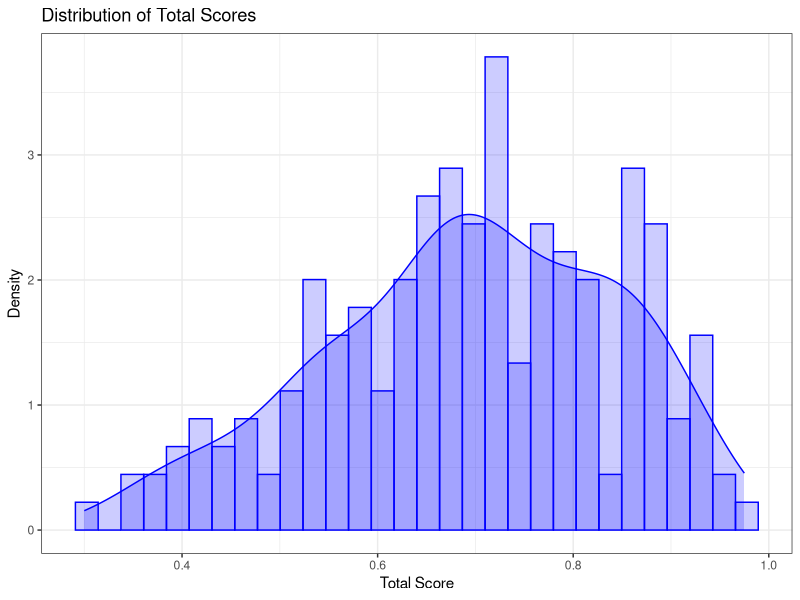
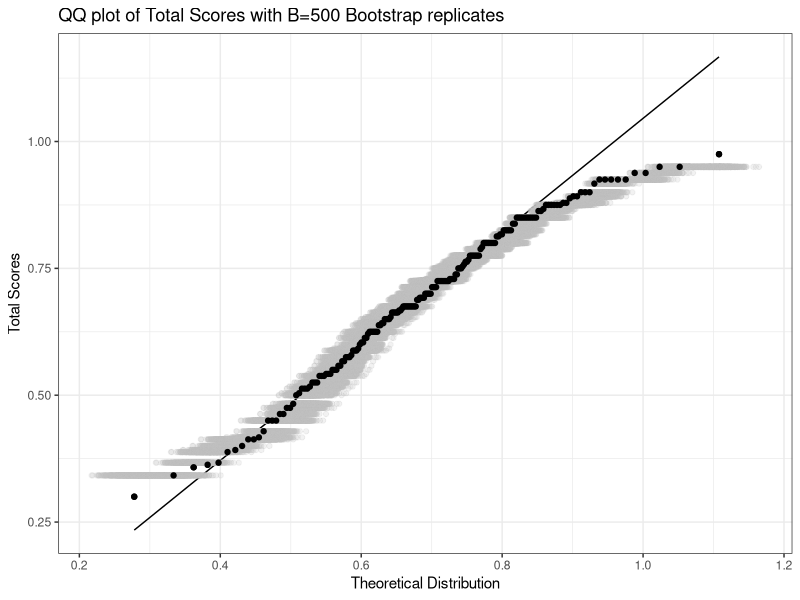
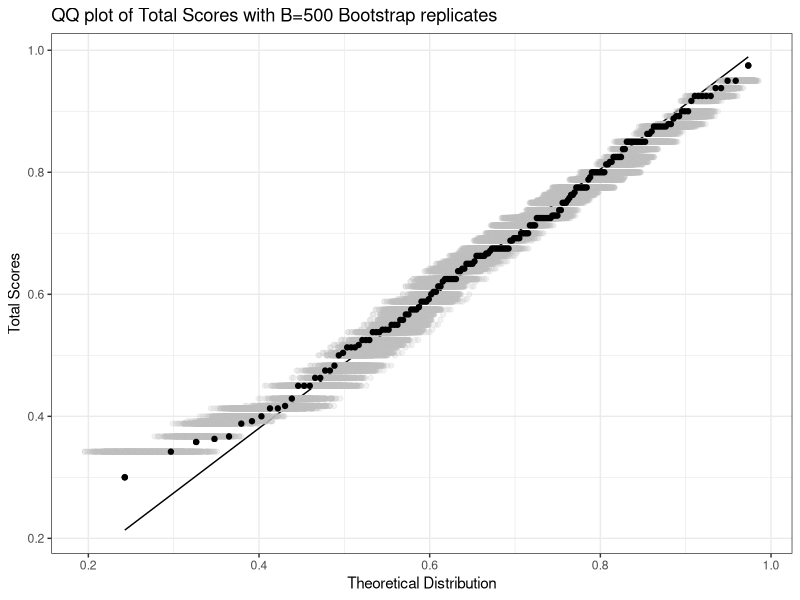
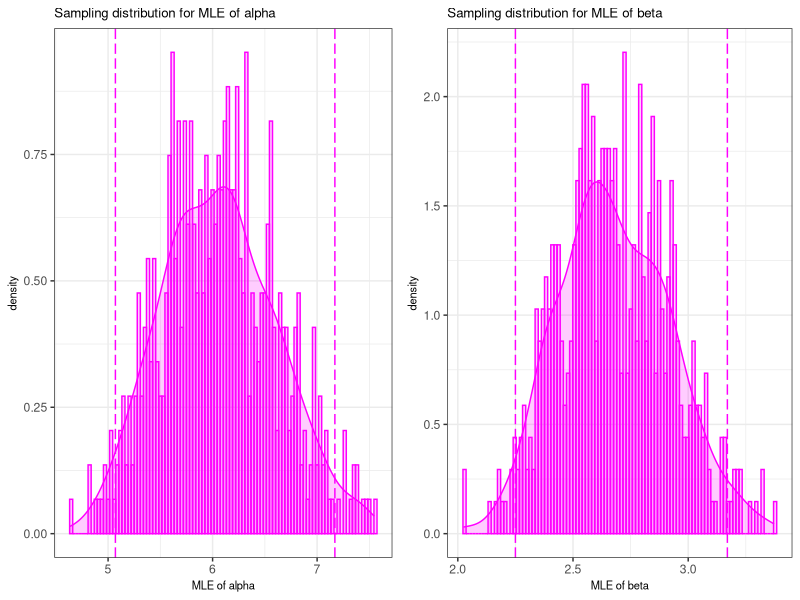

Write the R code that produced these figures, in order.
## ---- chunk 1
knitr::opts_chunk$set(
  echo = TRUE,
  eval = TRUE,
  warning = FALSE,
  message = FALSE,
  error = FALSE,
  tidy.opts = list(width.cutoff = 60),
  tidy = TRUE
)
## ---- chunk 2
library(broom)
library(gridExtra)
library(kableExtra)
library(MASS)
library(tidyverse)
grades <- read_csv("data/GradesData.csv")
## ---- chunk 3
grades <- grades %>%
  filter(Total != 0)
## ---- chunk 4
dist <- grades %>%
  ggplot(aes(x = Total, y = after_stat(density))) +
  geom_histogram(colour = "blue",
                 fill = "blue",
                 alpha = 0.2) +
  geom_density(colour = "blue",
               fill = "blue",
               alpha = 0.2) +
  ggtitle("Distribution of Total Scores") +
  xlab("Total Score") +
  ylab("Density") +
  theme_bw()

dist
## ---- chunk 5
fit_norm <- fitdistr(grades$Total, "normal")
fit_norm %>% tidy()
## ---- chunk 6
x <- grades$Total
n <- nrow(grades)
scores <- tibble(id = 1:n, x = x)
params_norm <- fit_norm$estimate

qq_norm <- ggplot(scores, aes(sample = x)) +
  stat_qq(distribution = qnorm, dparams = params_norm) +
  stat_qq_line(distribution = qnorm,
               dparams = params_norm,
               color = "black") +
  theme(aspect.ratio = 1) + theme_bw() +
  ggtitle("QQ plot of Total Scores according to a Normal Distribution") +
  xlab("Theoretical Distribution") + ylab("Total Scores")
## ---- chunk 7
set.seed(474)

B <- 500

MLE.x_boot <- matrix(rep(NA, 2 * B), nrow = B, ncol = 2)
for (i in 1:B) {
  temp <- sample(grades$Total, size = n, replace = TRUE)
  scores <- scores %>% mutate(temp = temp)
  MLE.x_boot[i, ] <- fitdistr(temp, "normal")$estimate
  params_boot <- MLE.x_boot[i, ]
  qq_norm <-
    qq_norm + stat_qq(
      aes(sample = temp),
      distribution = qnorm,
      dparams = params_boot,
      colour = "grey",
      alpha = 0.2
    )
}
qq_norm <- qq_norm + stat_qq(aes(sample = x), distribution = qnorm,
                             dparams = params_norm) +
  ggtitle("QQ plot of Total Scores with B=500 Bootstrap replicates") 

qq_norm
## ---- chunk 8
fit_beta <- fitdistr(grades$Total, "beta", start = list(shape1 = 1, shape2 = 1))
fit_beta %>% tidy()
## ---- chunk 9
scores2 <- tibble(id = 1:n, x = x)
params_beta <- fit_beta$estimate

qq_beta <- ggplot(scores2, aes(sample = x)) +
  stat_qq(distribution = qbeta, dparams = params_beta) +
  stat_qq_line(distribution = qbeta,
               dparams = params_beta,
               color = "black") +
  theme(aspect.ratio = 1) + theme_bw() +
  ggtitle("QQ plot of Total Scores according to a Beta Distribution") +
  xlab("Theoretical Distribution") + ylab("Total Scores")
## ---- chunk 10
set.seed(474)

B <- 500

MLE.x_boot <- matrix(rep(NA, 2 * B), nrow = B, ncol = 2)
for (i in 1:B) {
  temp <- sample(grades$Total, size = n, replace = TRUE)
  scores2 <- scores2 %>% mutate(temp = temp)
  MLE.x_boot[i, ] <- fitdistr(temp, "beta", start = list(shape1 = 1, shape2 = 1))$estimate
  params_boot <- MLE.x_boot[i, ]
  qq_beta <-
    qq_beta + stat_qq(
      aes(sample = temp),
      distribution = qbeta,
      dparams = params_boot,
      colour = "grey",
      alpha = 0.2
    )
}
qq_beta <- qq_beta + stat_qq(aes(sample = x), distribution = qbeta,
                             dparams = params_beta) +
  ggtitle("QQ plot of Total Scores with B=500 Bootstrap replicates")

qq_beta
## ---- chunk 11
median <- qbeta(0.5, shape1=5.95, shape2=2.63)
## ---- chunk 12
########### the bootplot.f function ############ 
bootplot.f<- function(stat.boot, bins=50, a=.05){

df <- tibble(stat = stat.boot)
CI <- round(quantile(stat.boot, c(a/2, 1-a/2)),2)
p <- df %>% ggplot(aes(x=stat, y=after_stat(density))) + 
geom_histogram(bins=bins, colour="magenta", fill="magenta", alpha=0.2) + 
geom_density(fill="magenta", colour="magenta", alpha=0.2) +
geom_vline(xintercept = CI, colour = "magenta", linetype=5) +
theme_bw() 

p 
} 
######## end of bootplot.f function #######
## ---- chunk 13
boot.LCI.alpha <- quantile(MLE.x_boot[, 1], c(0.005, 0.995))
boot.LCI.alpha
## ---- chunk 14
boot.LCI.beta <- quantile(MLE.x_boot[, 2], c(0.005, 0.995))
boot.LCI.beta
## ---- chunk 15
p_MLEboot.alpha <- bootplot.f(MLE.x_boot[, 1], bins = 100) +
ggtitle("Sampling distribution for MLE of alpha") +
xlab("MLE of alpha") +
theme(title = element_text(size = 8))
p_MLEboot.beta <- bootplot.f(MLE.x_boot[, 2], bins = 100) +
ggtitle("Sampling distribution for MLE of beta") +
xlab("MLE of beta") +
theme(title = element_text(size = 8))
grid.arrange(p_MLEboot.alpha, p_MLEboot.beta, ncol = 2)
## ---- chunk 16
ttest <- t.test(x = grades$Total, mu = 0.70, conf.level = 0.99) %>%
tidy()

ttest %>% 
kable() %>% 
kable_styling(latex_options = "hold_position")
## ---- chunk 17
lowerbound <- 0.693 - 0.15 
upperbound <- 0.693 + 0.15
## ---- chunk 18
pbeta(upperbound, shape1=5.95, shape2=2.63) - pbeta(lowerbound, shape1=5.95, shape2=2.63)
## ---- chunk 19
pbeta(0.6, shape1=5.95, shape2=2.63)
## ---- chunk 20
(1 - pbeta(0.8, shape1=5.95, shape2=2.63))*193
## ---- chunk 21
grades <- grades %>%
  mutate(Result = dplyr::case_when(
    Total < 0.6 ~ "Fail",
    Total >= 0.6 ~ "Pass"
  ))
## ---- chunk 22
grades1 <- grades %>%
  group_by(Result, Cohort) %>%
  tally() %>%
  ungroup()

grades2 <- grades1 %>% 
  pivot_wider(names_from = Result, values_from = n) 

grades3 <- grades2 %>% 
  mutate(Total = Fail + Pass) %>% 
  mutate(Prop = round(Pass/Total, digits=3)) %>%
  select(Cohort, Pass, Fail, Total, Prop) 

grades4 <- grades3 %>% 
  arrange(desc(row_number())) 

grades4 %>% 
  kable() %>% 
  kable_styling()
